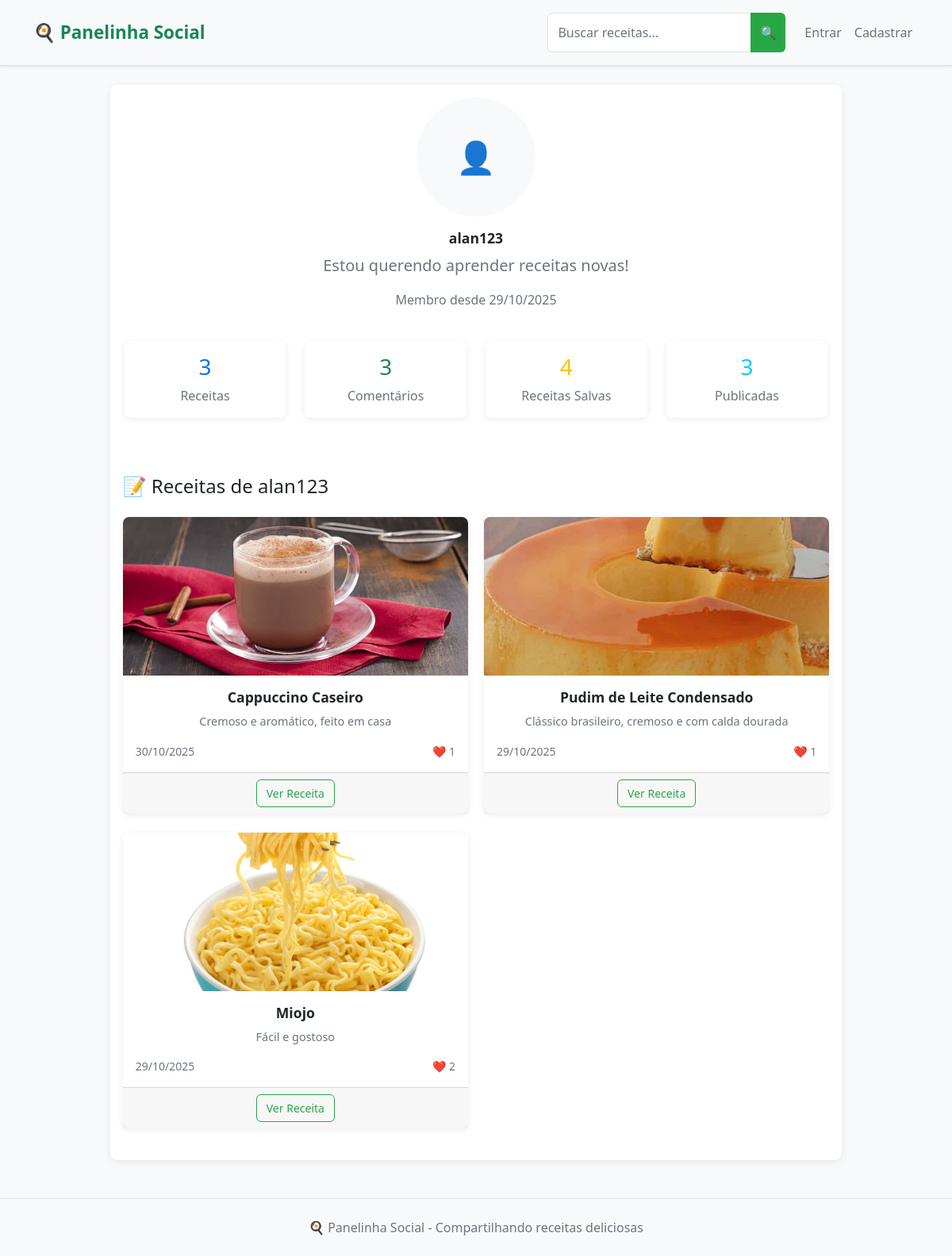
The app's page /user/alan123 with its own data.
### app.py (models this page shows, shortened)
class User(UserMixin, db.Model):
    __tablename__ = 'user'
    id = db.Column(db.Integer, primary_key=True)
    username = db.Column(db.String(64), unique=True, nullable=False, index=True)
    email = db.Column(db.String(120), unique=True, nullable=False, index=True)
    password_hash = db.Column(db.String(128))
    bio = db.Column(db.Text)
    profile_picture = db.Column(db.String(200))
    created_at = db.Column(db.DateTime, default=datetime.utcnow)
    recipes = db.relationship('Recipe', backref='author', lazy='select')
    likes = db.relationship('Like', backref='user', lazy='select')
    comments = db.relationship('Comment', backref='user', lazy='select')
    saved_recipes = db.relationship('SavedRecipe', backref='user', lazy='select')

class Recipe(db.Model):
    __tablename__ = 'recipe'
    id = db.Column(db.Integer, primary_key=True)
    title = db.Column(db.String(100), nullable=False, index=True)
    description = db.Column(db.Text)
    ingredients = db.Column(db.Text)
    steps = db.Column(db.Text)
    image = db.Column(db.String(200))
    categories = db.Column(db.String(200))
    difficulty = db.Column(db.String(20), nullable=False, default='Fácil', index=True)  # NOVO CAMPO
    is_draft = db.Column(db.Boolean, default=False, index=True)
    created_at = db.Column(db.DateTime, default=datetime.utcnow, index=True)
    updated_at = db.Column(db.DateTime, default=datetime.utcnow, onupdate=datetime.utcnow)
    views = db.Column(db.Integer, default=0, index=True)
    user_id = db.Column(db.Integer, db.ForeignKey('user.id'), nullable=False, index=True)
    likes = db.relationship('Like', backref='recipe', lazy='select')
    comments = db.relationship('Comment', backref='recipe', lazy='select')
    saved_by = db.relationship('SavedRecipe', backref='recipe', lazy='select')
    def like_count(self):
        if hasattr(self, '_like_count'):
            return self._like_count
        return len(self.likes)

### app.py (the view)
@app.route('/user/<username>')
def user_profile(username):
    user = User.query.filter_by(username=username).first_or_404()
    recipes = Recipe.query.filter_by(user_id=user.id, is_draft=False)\
                         .order_by(Recipe.created_at.desc())\
                         .all()
    return render_template('user_profile.html',
                         title=f'Perfil - {user.username}',
                         user=user,
                         recipes=recipes)

### templates/user_profile.html (shortened to what this page needs)
{% extends "base.html" %}
{% block content %}
<div class="row justify-content-center">
    <div class="col-md-10">
        <div class="card">
            <div class="card-body text-center">
                <div class="mb-4">
                    {% if user.profile_picture %}
                        <img src="{{ url_for('static', filename='uploads/' + user.profile_picture) }}"
                             class="rounded-circle mb-3"
                             style="width: 150px; height: 150px; object-fit: cover;"
                             alt="Foto de perfil">
                    {% else %}
                        <div class="rounded-circle bg-light d-inline-flex align-items-center justify-content-center mb-3"
                             style="width: 150px; height: 150px;">
                            <span class="text-muted display-6">👤</span>
                        </div>
                    {% endif %}
                    <h2 class="card-title">{{ user.username }}</h2>
                    {% if user.bio %}
                        <p class="card-text text-muted fs-5">{{ user.bio }}</p>
                    {% else %}
                        <p class="card-text text-muted">Este usuário ainda não tem uma biografia.</p>
                    {% endif %}
                    <p class="text-muted">
                        Membro desde {{ user.created_at.strftime('%d/%m/%Y') }}
                    </p>
                </div>
                <div class="row mb-4">
                    <div class="col-md-3">
                        <div class="card border-0">
                            <div class="card-body">
                                <h3 class="text-primary">{{ user.recipes|length }}</h3>
                                <p class="text-muted mb-0">Receitas</p>
                            </div>
                        </div>
                    </div>
                    <div class="col-md-3">
                        <div class="card border-0">
                            <div class="card-body">
                                <h3 class="text-success">{{ user.comments|length }}</h3>
                                <p class="text-muted mb-0">Comentários</p>
                            </div>
                        </div>
                    </div>
                    <div class="col-md-3">
                        <div class="card border-0">
                            <div class="card-body">
                                <h3 class="text-warning">{{ user.saved_recipes|length }}</h3>
                                <p class="text-muted mb-0">Receitas Salvas</p>
                            </div>
                        </div>
                    </div>
                    <div class="col-md-3">
                        <div class="card border-0">
                            <div class="card-body">
                                <h3 class="text-info">
                                    {{ user.recipes|selectattr('is_draft', 'equalto', false)|list|length }}
                                </h3>
                                <p class="text-muted mb-0">Publicadas</p>
                            </div>
                        </div>
                    </div>
                </div>
                <div class="mt-5">
                    <h4 class="text-start mb-4">📝 Receitas de {{ user.username }}</h4>
                    {% if recipes %}
                        <div class="row">
                            {% for recipe in recipes %}
                                <div class="col-md-6 mb-4">
                                    <div class="card h-100">
                                        {% if recipe.image %}
                                            <img src="{{ url_for('static', filename='uploads/' + recipe.image) }}"
                                                 class="card-img-top"
                                                 style="height: 200px; object-fit: cover;"
                                                 alt="{{ recipe.title }}">
                                        {% else %}
                                            <div class="card-img-top bg-light d-flex align-items-center justify-content-center"
                                                 style="height: 200px;">
                                                <span class="text-muted">📷</span>
                                            </div>
                                        {% endif %}
                                        <div class="card-body">
                                            <h5 class="card-title">{{ recipe.title }}</h5>
                                            <p class="card-text text-muted">
                                                {{ recipe.description[:100] }}{% if recipe.description|length > 100 %}...{% endif %}
                                            </p>
                                            <div class="d-flex justify-content-between text-muted">
                                                <small>{{ recipe.created_at.strftime('%d/%m/%Y') }}</small>
                                                <small>❤️ {{ recipe.like_count() }}</small>
                                            </div>
                                        </div>
                                        <div class="card-footer">
                                            <a href="{{ url_for('recipe_detail', recipe_id=recipe.id) }}"
                                               class="btn btn-outline-success btn-sm">
                                                Ver Receita
                                            </a>
                                        </div>
                                    </div>
                                </div>
                            {% endfor %}
                        </div>
                    {% endif %}
                </div>
            </div>
        </div>
    </div>
</div>
{% endblock %}

### static/css/style.css (style rules this page uses)
:root { --primary-color: #28a745; --primary-hover: #218838; --light-bg: #f8f9fa; --card-shadow: 0 2px 8px rgba(0, 0, 0, 0.08); --card-hover-shadow: 0 4px 12px rgba(0, 0, 0, 0.12); }
* { box-sizing: border-box; }
body { background-color: var(--light-bg); font-family: system-ui, -apple-system, sans-serif; line-height: 1.5; margin: 0; padding: 0; }
.card-img-top { border-radius: 8px 8px 0 0; height: 180px; object-fit: cover; width: 100%; }
.card-body { padding: 1rem; display: flex; flex-direction: column; height: 100%; }
.card-title { font-size: 1.1rem; font-weight: 600; margin-bottom: 0.5rem; line-height: 1.3; }
.card-text { font-size: 0.9rem; color: #6c757d; flex-grow: 1; }
.btn { border-radius: 6px; font-weight: 500; transition: all 0.15s ease; border: none; }
.btn-outline-success { color: var(--primary-color); border: 1px solid var(--primary-color); }
.btn-sm { padding: 0.375rem 0.75rem; font-size: 0.875rem; }
.row { display: flex; flex-wrap: wrap; margin: 0 -10px; }
.col-xl-4, .col-lg-6, .col-md-6 { padding: 0 10px; margin-bottom: 20px; }
.card { border: none; border-radius: 8px; box-shadow: var(--card-shadow); }
img { max-width: 100%; height: auto; }
.text-muted { color: #6c757d !important; }

### records on screen
User: username "alan123", bio "Estou querendo aprender receitas novas!", created_at "29/10/2025"
Recipe: image (picture), title "Cappuccino Caseiro", description "Cremoso e aromático, feito em casa", created_at "30/10/2025", like_count "1"
Recipe: image (picture), title "Pudim de Leite Condensado", description "Clássico brasileiro, cremoso e com calda dourada", created_at "29/10/2025", like_count "1"
Recipe: image (picture), title "Miojo", description "Fácil e gostoso", created_at "29/10/2025", like_count "2"

### other values on screen
{{ user.recipes|length }} "3"
{{ user.comments|length }} "3"
{{ user.saved_recipes|length }} "4"
{{ user.recipes|selectattr('is_draft', 'equalto', false)|list|length }} "3"
